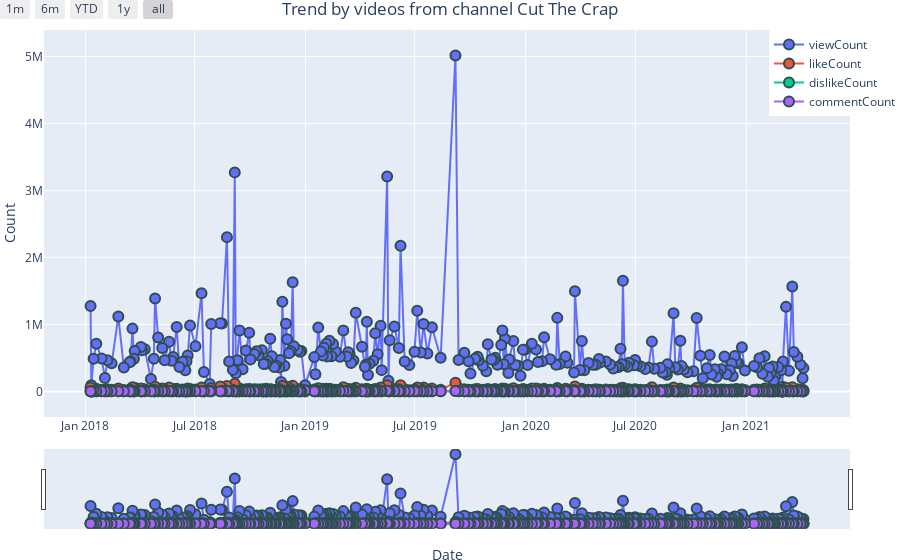

Notebook code for this chart:
### Code cell
fig = go.Figure()

for i in ['viewCount', 'likeCount', 'dislikeCount', 'commentCount']:
    fig.add_trace(go.Scatter(mode='lines+markers', x=data['publishedAt'], y=data[i], name=i))
fig.update_traces(marker=dict(size=10, line=dict(width=2,
                                        color='DarkSlateGrey')))
fig.update_layout(legend=dict(x=.9, xanchor="left"),
                  margin=dict(l=0, r=0, t=30, b=0),
                  xaxis=dict(
                  rangeselector=dict(
                  buttons=list([
                        dict(count=1,
                             label="1m",
                             step="month",
                             stepmode="todate"),
                        dict(count=6,
                             label="6m",
                             step="month",
                             stepmode="backward"),
                        dict(count=1,
                             label="YTD",
                             step="year",
                             stepmode="todate"),
                        dict(count=1,
                             label="1y",
                             step="year",
                             stepmode="backward"),
                        dict(step="all")
                  ])),
                  rangeslider=dict(visible=True),type="date"),
                  title="Trend by videos from channel Cut The Crap",
                  title_x=0.5,
                  yaxis_title="Count",
                  xaxis_title="Date"
                 )

fig.show()
fig.write_html("all.html")

### Figure 1 — Plotly figure (JSON) as saved in the notebook; plotly's stock layout.template omitted (floating-point values rounded to 4 significant figures; data arrays with more than 128 entries replaced by an {"elided": "..."} marker saying what was removed)
{"data": [{"marker": {"line": {"color": "DarkSlateGrey", "width": 2}, "size": 10}, "mode": "lines+markers", "name": "viewCount", "type": "scatter", "x": {"elided": "249 str values"}, "y": {"elided": "249 int values"}}, {"marker": {"line": {"color": "DarkSlateGrey", "width": 2}, "size": 10}, "mode": "lines+markers", "name": "likeCount", "type": "scatter", "x": {"elided": "249 str values"}, "y": {"elided": "249 int values"}}, {"marker": {"line": {"color": "DarkSlateGrey", "width": 2}, "size": 10}, "mode": "lines+markers", "name": "dislikeCount", "type": "scatter", "x": {"elided": "249 str values"}, "y": {"elided": "249 int values"}}, {"marker": {"line": {"color": "DarkSlateGrey", "width": 2}, "size": 10}, "mode": "lines+markers", "name": "commentCount", "type": "scatter", "x": {"elided": "249 str values"}, "y": {"elided": "249 int values"}}], "layout": {"legend": {"x": 0.9, "xanchor": "left"}, "margin": {"b": 0, "l": 0, "r": 0, "t": 30}, "title": {"text": "Trend by videos from channel Cut The Crap", "x": 0.5}, "xaxis": {"rangeselector": {"buttons": [{"count": 1, "label": "1m", "step": "month", "stepmode": "todate"}, {"count": 6, "label": "6m", "step": "month", "stepmode": "backward"}, {"count": 1, "label": "YTD", "step": "year", "stepmode": "todate"}, {"count": 1, "label": "1y", "step": "year", "stepmode": "backward"}, {"step": "all"}]}, "rangeslider": {"visible": true}, "title": {"text": "Date"}, "type": "date"}, "yaxis": {"title": {"text": "Count"}}}}
